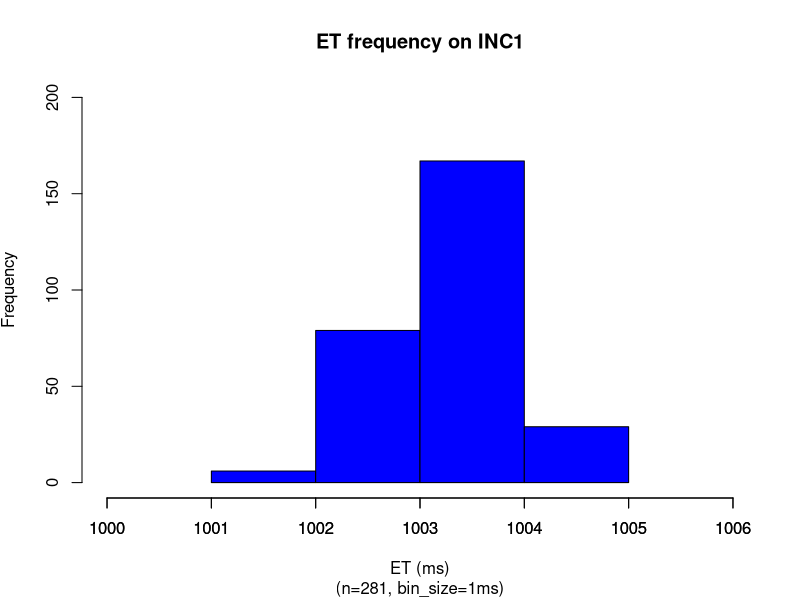
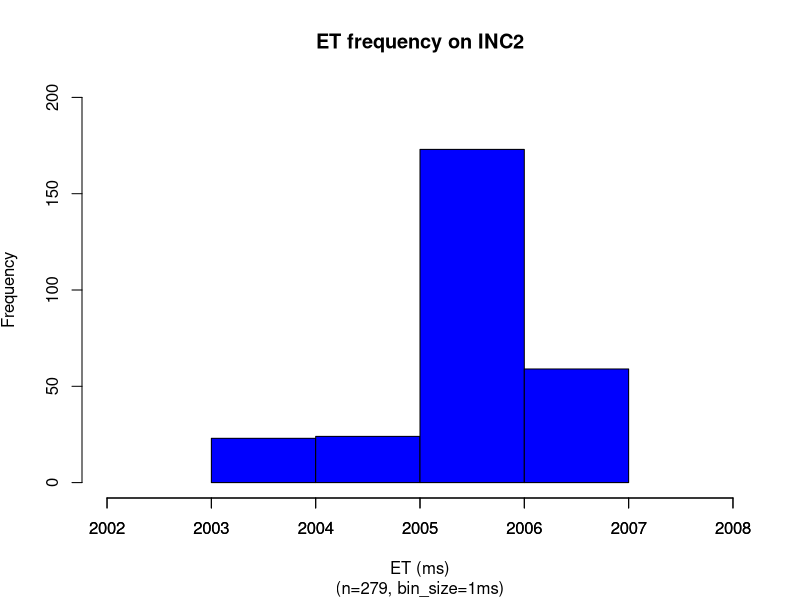
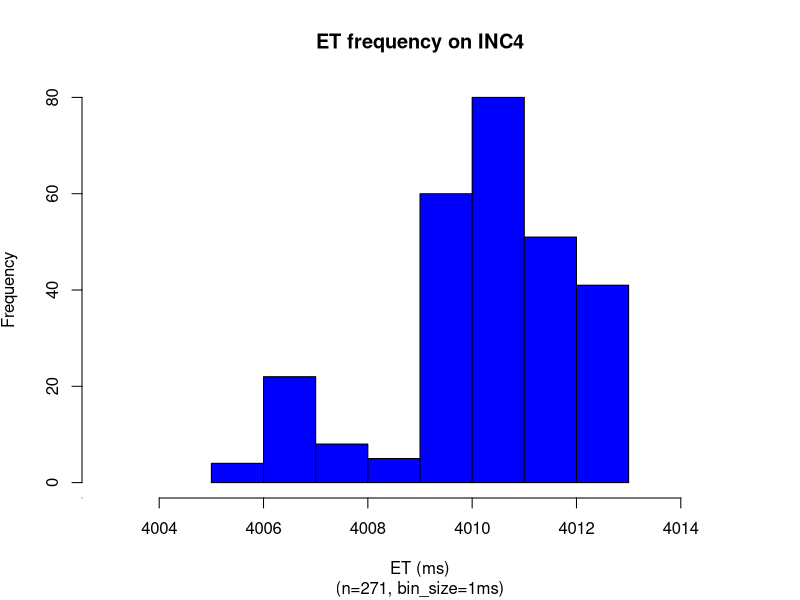
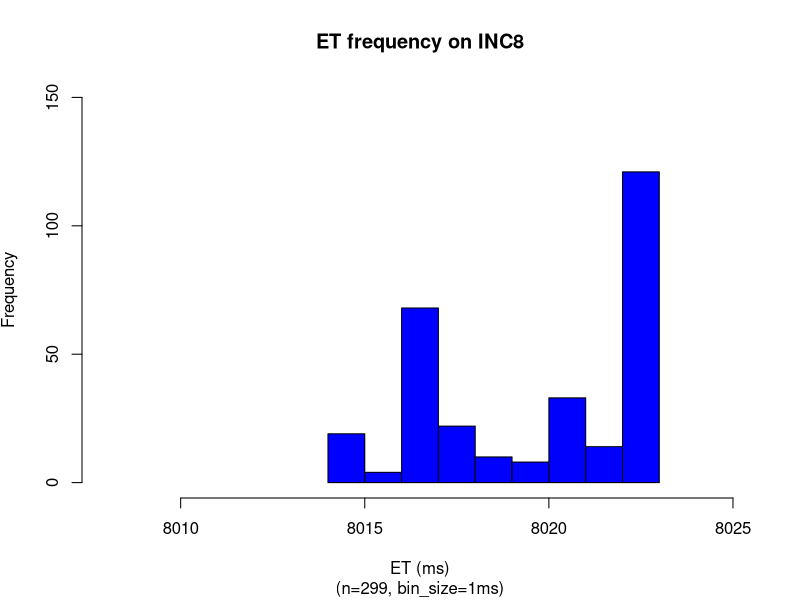
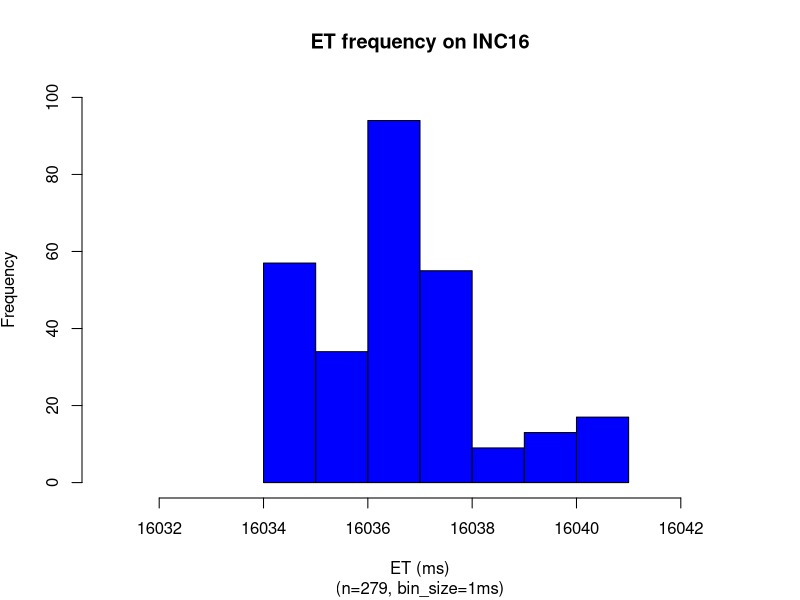
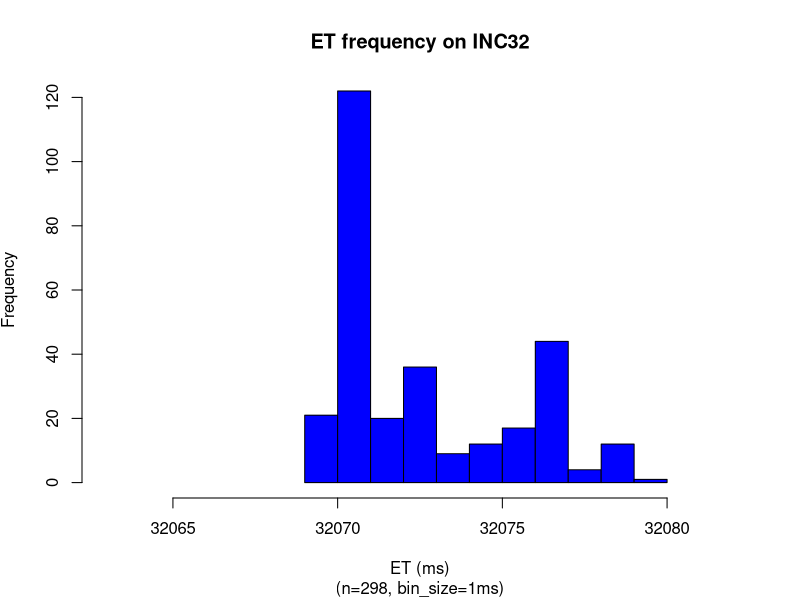
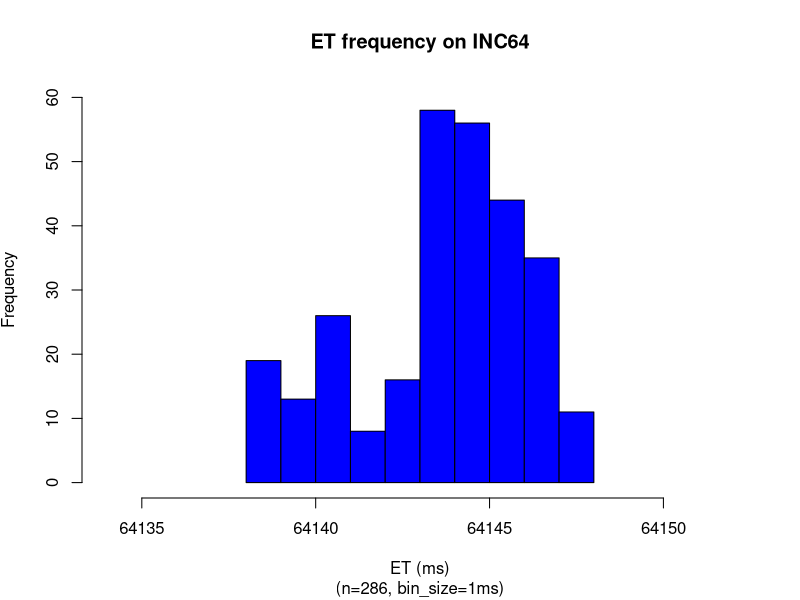
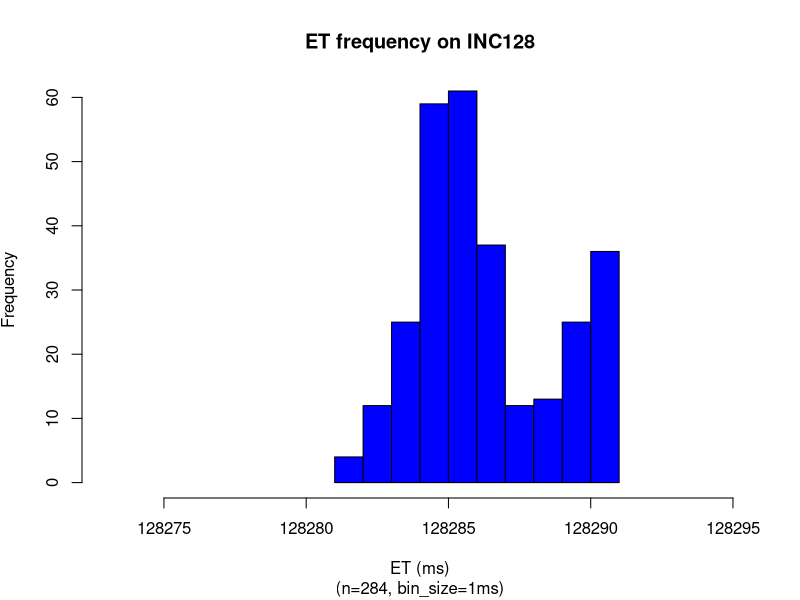

Write the R code that produced these figures, in order.
### sodb9
numSamples <- 300
x = read.csv(file="1_sec.dat",head=TRUE,sep="\t")
x <- subset(x, x$ITERNUM <= numSamples)
setEPS()
postscript("1_sec_et_hist_v5.eps")
binsize=1
x_up = mean(x$METIME) + 2*sd(x$METIME)
x_dn = mean(x$METIME) - 2*sd(x$METIME)
x = subset(x, x$METIME >= x_dn & x$METIME <= x_up)
nbins <- ceiling((max(x$METIME)-min(x$METIME)) / binsize)
h = hist(x$METIME, right=F, breaks=nbins,plot=F)
ymax <- max(h$counts)
ymax <- ceiling(ymax/100)*100
xmin <-min(x$METIME)
xmax <-max(x$METIME)
plot(h, axes = TRUE,freq=TRUE,ylim=c(0,ymax), xlim=c(xmin-1,xmax+1),col="blue", main='ET frequency on INC1', 
sub=paste("(n=",nrow(x),", bin_size=",binsize,"ms)",sep=""), 
xlab='ET (ms)', ylab=expression('Frequency'))
xaxtl <- seq(xmin-1,xmax+1,by=1)
axis(side=1, at=xaxtl, labels=xaxtl)
dev.off()

x = read.csv(file="2_sec.dat",head=TRUE,sep="\t")
x <- subset(x, x$ITERNUM <= numSamples)
setEPS()
postscript("2_sec_et_hist_v5.eps")
binsize=1
x_up = mean(x$METIME) + 2*sd(x$METIME)
x_dn = mean(x$METIME) - 2*sd(x$METIME)
x = subset(x, x$METIME >= x_dn & x$METIME <= x_up)
nbins <- ceiling((max(x$METIME)-min(x$METIME)) / binsize)
h = hist(x$METIME, right=F, breaks=nbins,plot=F)
ymax <- max(h$counts)
ymax <- ceiling(ymax/100)*100
xmin <-min(x$METIME)
xmax <-max(x$METIME)
plot(h, axes = TRUE,freq=TRUE,ylim=c(0,ymax), xlim=c(xmin-1,xmax+1),col="blue", main='ET frequency on INC2', 
sub=paste("(n=",nrow(x),", bin_size=",binsize,"ms)",sep=""), 
xlab='ET (ms)', ylab=expression('Frequency'))
xaxtl <- seq(xmin-1,xmax+1,by=1)
axis(side=1, at=xaxtl, labels=xaxtl)
dev.off()

x = read.csv(file="4_sec.dat",head=TRUE,sep="\t")
x <- subset(x, x$ITERNUM <= numSamples)
setEPS()
postscript("4_sec_et_hist_v5.eps")
binsize=1
x_up = mean(x$METIME) + 2*sd(x$METIME)
x_dn = mean(x$METIME) - 2*sd(x$METIME)
x = subset(x, x$METIME >= x_dn & x$METIME <= x_up)
nbins <- ceiling((max(x$METIME)-min(x$METIME)) / binsize)
h = hist(x$METIME, right=F, breaks=nbins,plot=F)
ymax <- max(h$counts)
ymax <- ceiling(ymax/100)*100
ymax <- 80
xmin <-min(x$METIME)
xmax <-max(x$METIME)
plot(h, freq=TRUE,ylim=c(0,ymax), xlim=c(xmin-2,xmax+2),col="blue", main='ET frequency on INC4', 
sub=paste("(n=",nrow(x),", bin_size=",binsize,"ms)",sep=""), 
xlab='ET (ms)', ylab=expression('Frequency'))
axis(side=1, at=xaxtl, labels=xaxtl)
dev.off()

x = read.csv(file="8_sec.dat",head=TRUE,sep="\t")
x <- subset(x, x$ITERNUM <= numSamples)
setEPS()
postscript("8_sec_et_hist_v5.eps")
binsize=1
x <- subset(x, x$ITERNUM != 27)
x_up = mean(x$METIME) + 2*sd(x$METIME)
x_dn = mean(x$METIME) - 2*sd(x$METIME)
x = subset(x, x$METIME >= x_dn & x$METIME <= x_up)
nbins <- ceiling((max(x$METIME)-min(x$METIME)) / binsize)
h = hist(x$METIME, right=F, breaks=nbins,plot=F)
xmin <-min(x$METIME)
xmax <-max(x$METIME)
ymax <- max(h$counts)
ymax <- ceiling(ymax/100)*100
ymax <- 150
plot(h, freq=TRUE,ylim=c(0,ymax), xlim=c(xmin-binsize-5,xmax+binsize+1),col="blue", main='ET frequency on INC8', 
sub=paste("(n=",nrow(x),", bin_size=",binsize,"ms)",sep=""), 
xlab='ET (ms)', ylab=expression('Frequency'))
dev.off()

x = read.csv(file="16_sec.dat",head=TRUE,sep="\t")
x <- subset(x, x$ITERNUM <= numSamples)
setEPS()
postscript("16_sec_et_hist_v5.eps")
#x <- subset(x, x$ITERNUM != 686 & x$ITERNUM != 700)
x_up = mean(x$METIME) + 2*sd(x$METIME)
x_dn = mean(x$METIME) - 2*sd(x$METIME)
x = subset(x, x$METIME >= x_dn & x$METIME <= x_up)
nbins <- ceiling((max(x$METIME)-min(x$METIME)) / binsize)
h = hist(x$METIME, right=F, breaks=nbins,plot=F)
xmin <-min(x$METIME)
xmax <-max(x$METIME)
ymax <- max(h$counts)
ymax <- ceiling(ymax/100)*100
ymax <- 100
plot(h, freq=TRUE,ylim=c(0,ymax), xlim=c(xmin-3,xmax+2),col="blue", main='ET frequency on INC16', 
sub=paste("(n=",nrow(x),", bin_size=",binsize,"ms)",sep=""), 
xlab='ET (ms)', ylab=expression('Frequency'))
dev.off()


x = read.csv(file="32_sec.dat",head=TRUE,sep="\t")
x <- subset(x, x$ITERNUM <= numSamples)
setEPS()
postscript("32_sec_et_hist_v5.eps")
#x <- subset(x, x$ITERNUM != 284 & x$ITERNUM != 291 & x$ITERNUM != 727 & x$ITERNUM != 732 & x$ITERNUM != 734)
x_up = mean(x$METIME) + 2*sd(x$METIME)
x_dn = mean(x$METIME) - 2*sd(x$METIME)
binsize=1
x = subset(x, x$METIME >= x_dn & x$METIME <= x_up)
nbins <- ceiling((max(x$METIME)-min(x$METIME)) / binsize)
h = hist(x$METIME, right=F, breaks=nbins,plot=F)
xmin <-min(x$METIME)
xmax <-max(x$METIME)
ymax <- max(h$counts)
ymax <- ceiling(ymax/100)*100
ymax <- 120
plot(h, freq=TRUE,ylim=c(0,ymax), xlim=c(xmin-6,xmax+2),col="blue", main='ET frequency on INC32', 
sub=paste("(n=",nrow(x),", bin_size=",binsize,"ms)",sep=""), 
xlab='ET (ms)', ylab=expression('Frequency'))
#xaxtl <- seq(xmin-1,xmax+1,by=1)
#axis(side=1, at=xaxtl, labels=xaxtl)
dev.off()

x = read.csv(file="64_sec.dat",head=TRUE,sep="\t")
x <- subset(x, x$ITERNUM <= numSamples)
setEPS()
postscript("64_sec_et_hist_v5.eps")
#x <- subset(x, x$ITERNUM != 85 & x$ITERNUM != 89 & x$ITERNUM != 308 & x$ITERNUM != 312 & x$ITERNUM != 437 & x$ITERNUM != 437 & x$ITERNUM != 531 & x$ITERNUM != 535 & x$ITERNUM != 754 & x$ITERNUM != 758 & x$ITERNUM != 977 & x$ITERNUM != 981)
x_up = mean(x$METIME) + 2*sd(x$METIME)
x_dn = mean(x$METIME) - 2*sd(x$METIME)
binsize=1
x = subset(x, x$METIME >= x_dn & x$METIME <= x_up)
nbins <- ceiling((max(x$METIME)-min(x$METIME)) / binsize)
h = hist(x$METIME, right=F, breaks=nbins,plot=F)
xmin <-min(x$METIME)
xmax <-max(x$METIME)
ymax <- max(h$counts)
ymax <- ceiling(ymax/100)*100
ymax <- 60
plot(h, freq=TRUE,ylim=c(0,ymax), xlim=c(xmin-4,xmax+4),col="blue", main='ET frequency on INC64', 
sub=paste("(n=",nrow(x),", bin_size=",binsize,"ms)",sep=""), 
xlab='ET (ms)', ylab=expression('Frequency'))
dev.off()

x = read.csv(file="128_sec.dat",head=TRUE,sep="\t")
x <- subset(x, x$ITERNUM <= numSamples)
setEPS()
postscript("128_sec_et_hist_v5.eps")
#x <- subset(x, x$ITERNUM != 90 & x$ITERNUM != 202)
x_up = mean(x$METIME) + 2*sd(x$METIME)
x_dn = mean(x$METIME) - 2*sd(x$METIME)
binsize=1
x = subset(x, x$METIME >= x_dn & x$METIME <= x_up)
nbins <- ceiling((max(x$METIME)-min(x$METIME)) / binsize)
h = hist(x$METIME, right=F, breaks=nbins,plot=F)
xmin <-min(x$METIME)
xmax <-max(x$METIME)
ymax <- max(h$counts)
ymax <- ceiling(ymax/100)*100
ymax <- 60
plot(h, freq=TRUE,ylim=c(0,ymax), xlim=c(xmin-8,xmax+4),col="blue", main='ET frequency on INC128', 
sub=paste("(n=",nrow(x),", bin_size=",binsize,"ms)",sep=""), 
xlab='ET (ms)', ylab=expression('Frequency'))
dev.off()
